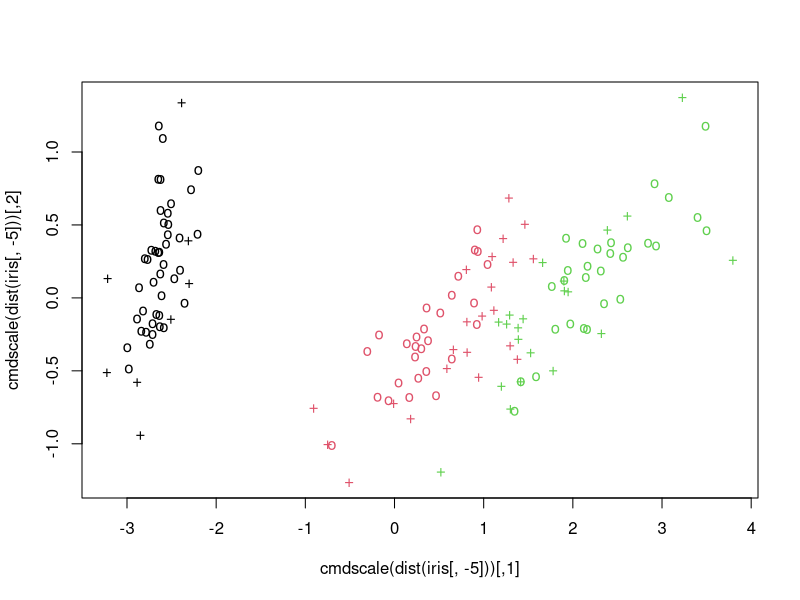
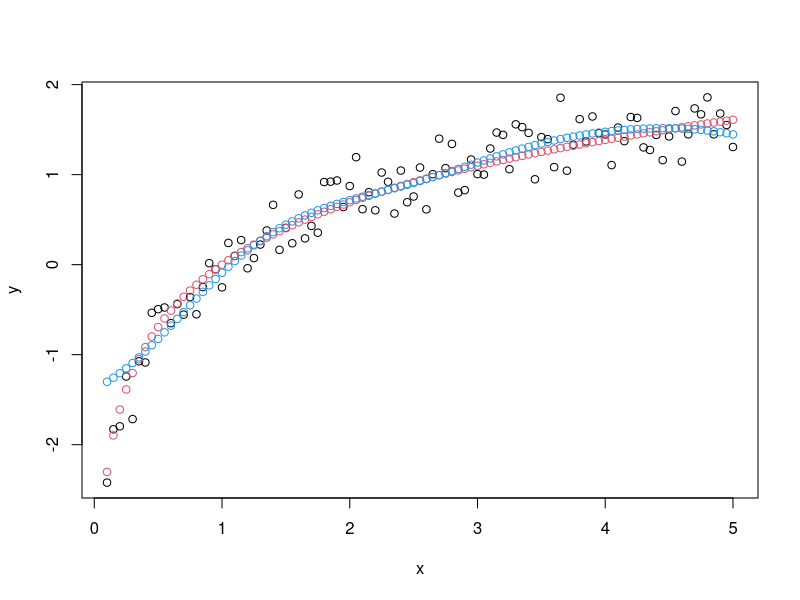
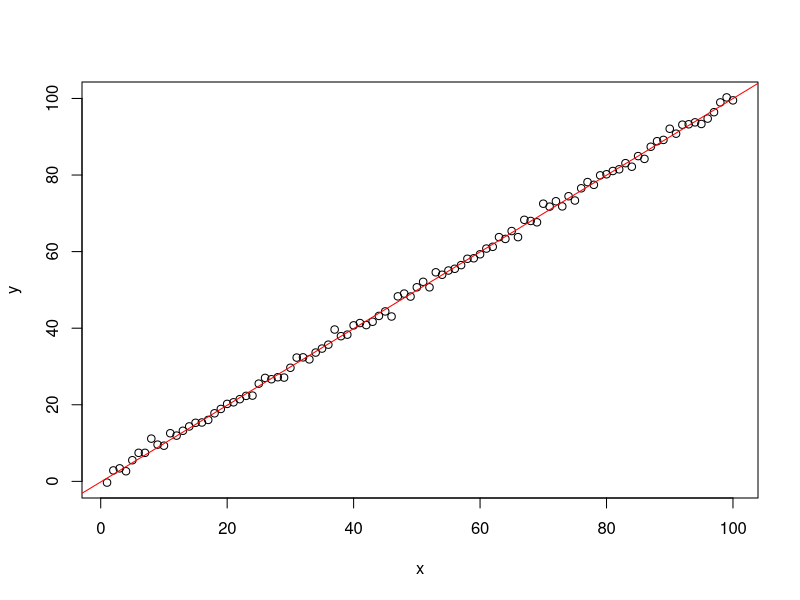
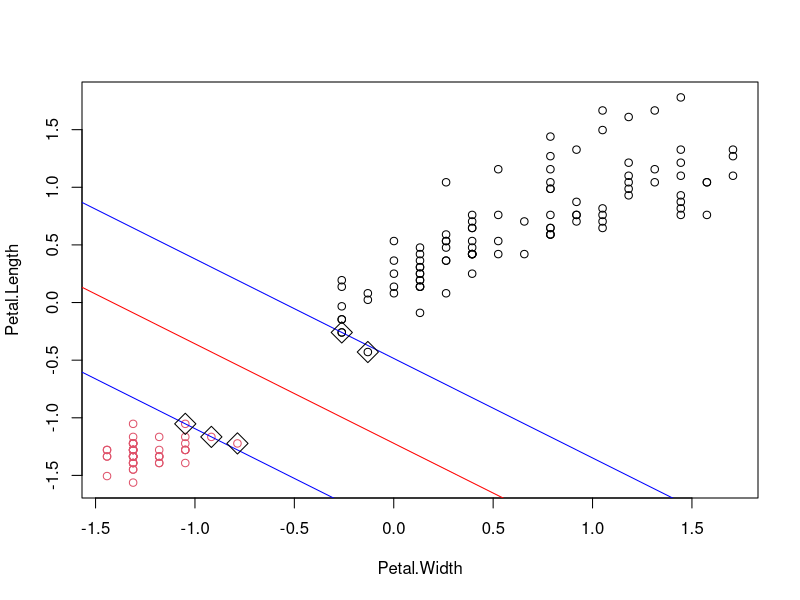

These charts were generated, in order, by the following R code:
library(e1071)

data(iris)
attach(iris)

## classification mode
# default with factor response:
model <- svm(Species ~ ., data = iris)

# alternatively the traditional interface:
x <- subset(iris, select = -Species)
y <- Species
model <- svm(x, y) 

print(model)
summary(model)

# test with train data
pred <- predict(model, x)
# (same as:)
pred <- fitted(model)

# Check accuracy:
table(pred, y)

# compute decision values and probabilities:
pred <- predict(model, x, decision.values = TRUE)
attr(pred, "decision.values")[1:4,]

# visualize (classes by color, SV by crosses):
plot(cmdscale(dist(iris[,-5])),
     col = as.integer(iris[,5]),
     pch = c("o","+")[1:150 %in% model$index + 1])

## try regression mode on two dimensions

# create data
x <- seq(0.1, 5, by = 0.05)
y <- log(x) + rnorm(x, sd = 0.2)

# estimate model and predict input values
m   <- svm(x, y)
new <- predict(m, x)

# visualize
plot(x, y)
points(x, log(x), col = 2)
points(x, new, col = 4)



# 
## weights: (example not particularly sensible)
i2 <- iris
levels(i2$Species)[3] <- "versicolor"
summary(i2$Species)
wts <- 100 / table(i2$Species)
wts
m <- svm(Species ~ ., data = i2, class.weights = wts)

## extract coefficients for linear kernel

# a. regression
x <- 1:100
y <- x + rnorm(100)
m <- svm(y ~ x, scale = FALSE, kernel = "linear")
coef(m)
plot(y ~ x)
abline(m, col = "red")

# b. classification
# transform iris data to binary problem, and scale data
setosa <- as.factor(iris$Species == "setosa")
iris2 = scale(iris[,-5])

# fit binary C-classification model
m <- svm(setosa ~ Petal.Width + Petal.Length,
         data = iris2, kernel = "linear")

# plot data and separating hyperplane
plot(Petal.Length ~ Petal.Width, data = iris2, col = setosa)
(cf <- coef(m))
abline(-cf[1]/cf[3], -cf[2]/cf[3], col = "red")

# plot margin and mark support vectors
abline(-(cf[1] + 1)/cf[3], -cf[2]/cf[3], col = "blue")
abline(-(cf[1] - 1)/cf[3], -cf[2]/cf[3], col = "blue")
points(m$SV, pch = 5, cex = 2)
